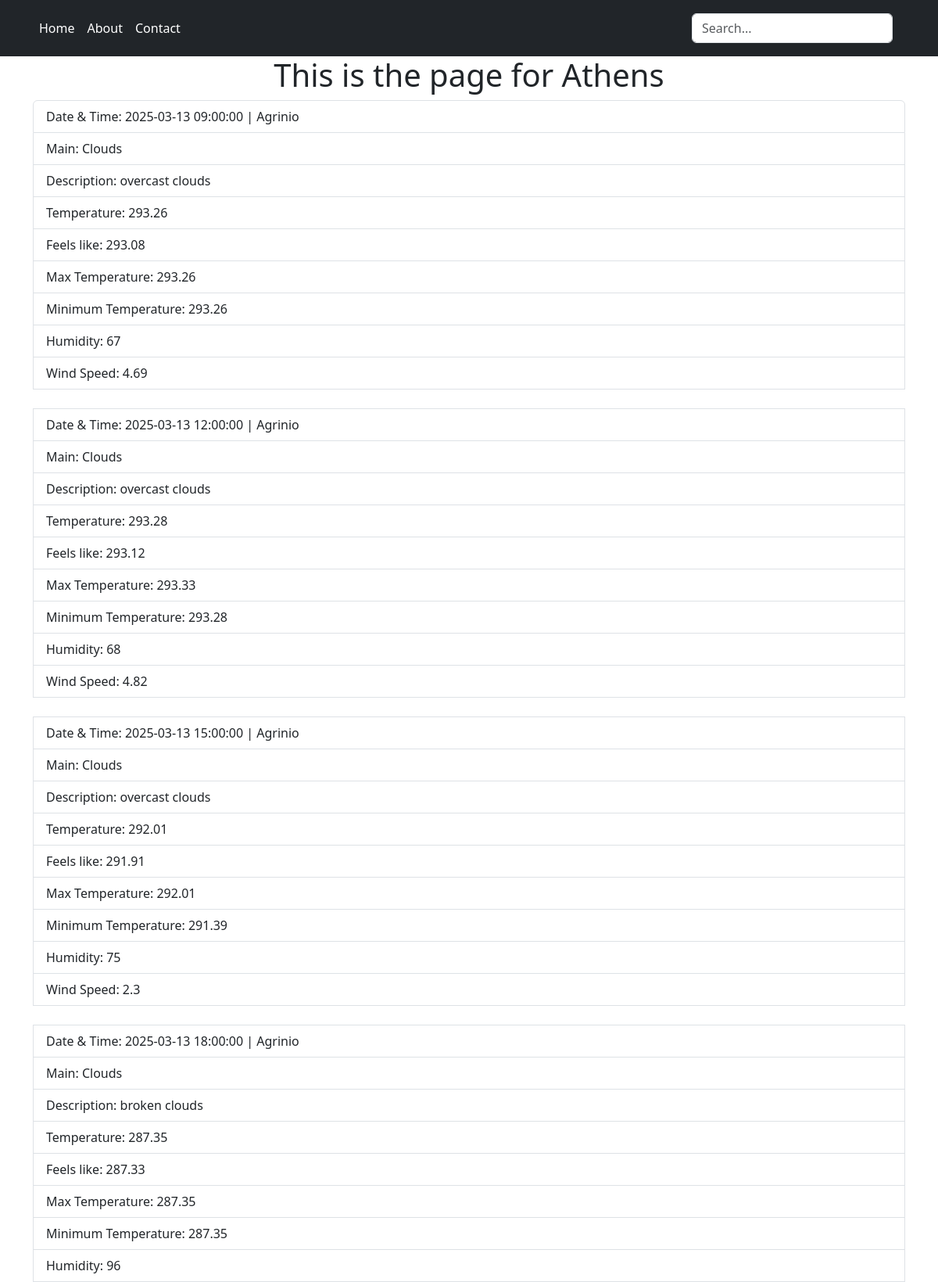
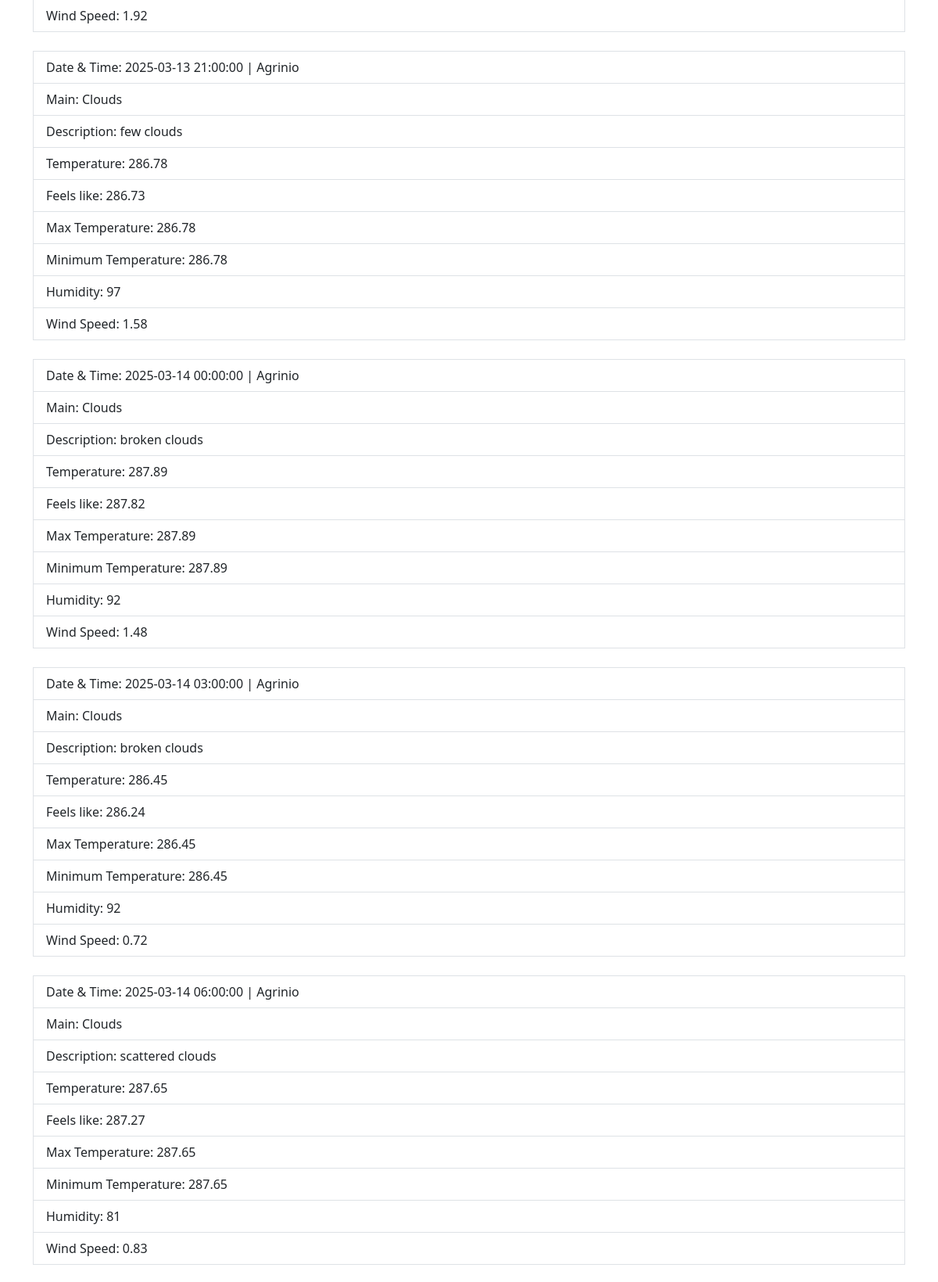
Screenshot of /main/Athens (upper part) with the database file from the repository (2 pictures, top to bottom).
### website/models.py (models this page shows)
class Timestamp(db.Model):
    __tablename__ = "timestamps"
    id = db.Column(db.Integer, primary_key=True)
    city_id = db.Column(db.Integer, db.ForeignKey('cities.id'), nullable=False)
    time = db.Column(db.String(100))
    temp = db.Column(db.Float)
    feels_like = db.Column(db.Float)
    temp_min = db.Column(db.Float)
    temp_max = db.Column(db.Float)
    humidity = db.Column(db.Integer)
    main_weath = db.Column(db.String(100))
    main_desc = db.Column(db.String(100))
    wind_speed = db.Column(db.Float)

class City(db.Model):
    __tablename__ = "cities"
    id = db.Column(db.Integer, primary_key=True)
    name = db.Column(db.String(100))
    weather_timestamps = db.relationship('Timestamp', backref='city')

### website/views.py (the view)
@views.route('/main/<value>', methods=['POST', 'GET'])
def main_view(value):
    timestamps = Timestamp.query.options(joinedload(Timestamp.city)).all()
    return render_template("main.html", city=value, timestamp=timestamps)

### website/templates/main.html
{% extends "base.html" %}{% block title %}{% endblock %}
{% block content %}
<h1 style="text-align: center;">This is the page for {{ city }}</h1>
<ul class="list-group">
    {% for time in timestamp %}
    <li class="list-group-item">Date & Time: {{time.time}} | {{time.city.name}}</li>
    <li class="list-group-item">Main: {{time.main_weath}}</li>
    <li class="list-group-item">Description: {{time.main_desc}}</li>
    <li class="list-group-item">Temperature: {{time.temp}}</li>
    <li class="list-group-item">Feels like: {{time.feels_like}}</li>
    <li class="list-group-item">Max Temperature: {{time.temp_max}}</li>
    <li class="list-group-item">Minimum Temperature: {{time.temp_min}}</li>
    <li class="list-group-item">Humidity: {{time.humidity}}</li>
    <li class="list-group-item">Wind Speed: {{time.wind_speed}}</li>
    <br>
    {% endfor %}
</ul>
{% endblock %}

### rows the page displays
Timestamp: time "2025-03-13 09:00:00", city.name "Agrinio", main_weath "Clouds", main_desc "overcast clouds", temp "293.26", feels_like "293.08", temp_max "293.26", temp_min "293.26", humidity "67", wind_speed "4.69"
Timestamp: time "2025-03-13 12:00:00", city.name "Agrinio", main_weath "Clouds", main_desc "overcast clouds", temp "293.28", feels_like "293.12", temp_max "293.33", temp_min "293.28", humidity "68", wind_speed "4.82"
Timestamp: time "2025-03-13 15:00:00", city.name "Agrinio", main_weath "Clouds", main_desc "overcast clouds", temp "292.01", feels_like "291.91", temp_max "292.01", temp_min "291.39", humidity "75", wind_speed "2.3"
Timestamp: time "2025-03-13 18:00:00", city.name "Agrinio", main_weath "Clouds", main_desc "broken clouds", temp "287.35", feels_like "287.33", temp_max "287.35", temp_min "287.35", humidity "96", wind_speed "1.92"
Timestamp: time "2025-03-13 21:00:00", city.name "Agrinio", main_weath "Clouds", main_desc "few clouds", temp "286.78", feels_like "286.73", temp_max "286.78", temp_min "286.78", humidity "97", wind_speed "1.58"
Timestamp: time "2025-03-14 00:00:00", city.name "Agrinio", main_weath "Clouds", main_desc "broken clouds", temp "287.89", feels_like "287.82", temp_max "287.89", temp_min "287.89", humidity "92", wind_speed "1.48"
Timestamp: time "2025-03-14 03:00:00", city.name "Agrinio", main_weath "Clouds", main_desc "broken clouds", temp "286.45", feels_like "286.24", temp_max "286.45", temp_min "286.45", humidity "92", wind_speed "0.72"
Timestamp: time "2025-03-14 06:00:00", city.name "Agrinio", main_weath "Clouds", main_desc "scattered clouds", temp "287.65", feels_like "287.27", temp_max "287.65", temp_min "287.65", humidity "81", wind_speed "0.83"

### other values shown
{{ city }} "Athens"
